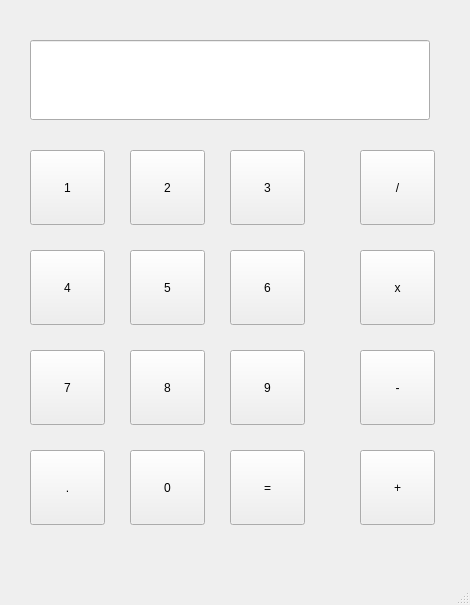
<?xml version="1.0" encoding="UTF-8"?>
<ui version="4.0">
 <class>MainWindow</class>
 <widget class="QMainWindow" name="MainWindow">
  <property name="geometry">
   <rect>
    <x>0</x>
    <y>0</y>
    <width>470</width>
    <height>605</height>
   </rect>
  </property>
  <property name="windowTitle">
   <string>MainWindow</string>
  </property>
  <widget class="QWidget" name="centralwidget">
   <widget class="QPushButton" name="pushButton_punto">
    <property name="geometry">
     <rect>
      <x>30</x>
      <y>450</y>
      <width>75</width>
      <height>75</height>
     </rect>
    </property>
    <property name="text">
     <string>.</string>
    </property>
   </widget>
   <widget class="QPushButton" name="pushButton_0">
    <property name="geometry">
     <rect>
      <x>130</x>
      <y>450</y>
      <width>75</width>
      <height>75</height>
     </rect>
    </property>
    <property name="text">
     <string>0</string>
    </property>
   </widget>
   <widget class="QPushButton" name="pushButton_igual">
    <property name="geometry">
     <rect>
      <x>230</x>
      <y>450</y>
      <width>75</width>
      <height>75</height>
     </rect>
    </property>
    <property name="text">
     <string>=</string>
    </property>
   </widget>
   <widget class="QPushButton" name="pushButton_suma">
    <property name="geometry">
     <rect>
      <x>360</x>
      <y>450</y>
      <width>75</width>
      <height>75</height>
     </rect>
    </property>
    <property name="text">
     <string>+</string>
    </property>
   </widget>
   <widget class="QPushButton" name="pushButton_9">
    <property name="geometry">
     <rect>
      <x>230</x>
      <y>350</y>
      <width>75</width>
      <height>75</height>
     </rect>
    </property>
    <property name="text">
     <string>9</string>
    </property>
   </widget>
   <widget class="QPushButton" name="pushButton_8">
    <property name="geometry">
     <rect>
      <x>130</x>
      <y>350</y>
      <width>75</width>
      <height>75</height>
     </rect>
    </property>
    <property name="text">
     <string>8</string>
    </property>
   </widget>
   <widget class="QPushButton" name="pushButton_7">
    <property name="geometry">
     <rect>
      <x>30</x>
      <y>350</y>
      <width>75</width>
      <height>75</height>
     </rect>
    </property>
    <property name="text">
     <string>7</string>
    </property>
   </widget>
   <widget class="QPushButton" name="pushButton_resta">
    <property name="geometry">
     <rect>
      <x>360</x>
      <y>350</y>
      <width>75</width>
      <height>75</height>
     </rect>
    </property>
    <property name="text">
     <string>-</string>
    </property>
   </widget>
   <widget class="QPushButton" name="pushButton_6">
    <property name="geometry">
     <rect>
      <x>230</x>
      <y>250</y>
      <width>75</width>
      <height>75</height>
     </rect>
    </property>
    <property name="text">
     <string>6</string>
    </property>
   </widget>
   <widget class="QPushButton" name="pushButton_5">
    <property name="geometry">
     <rect>
      <x>130</x>
      <y>250</y>
      <width>75</width>
      <height>75</height>
     </rect>
    </property>
    <property name="text">
     <string>5</string>
    </property>
   </widget>
   <widget class="QPushButton" name="pushButton_4">
    <property name="geometry">
     <rect>
      <x>30</x>
      <y>250</y>
      <width>75</width>
      <height>75</height>
     </rect>
    </property>
    <property name="text">
     <string>4</string>
    </property>
   </widget>
   <widget class="QPushButton" name="pushButton_multiplicacion">
    <property name="geometry">
     <rect>
      <x>360</x>
      <y>250</y>
      <width>75</width>
      <height>75</height>
     </rect>
    </property>
    <property name="text">
     <string>x</string>
    </property>
   </widget>
   <widget class="QPushButton" name="pushButton_3">
    <property name="geometry">
     <rect>
      <x>230</x>
      <y>150</y>
      <width>75</width>
      <height>75</height>
     </rect>
    </property>
    <property name="text">
     <string>3</string>
    </property>
   </widget>
   <widget class="QPushButton" name="pushButton_2">
    <property name="geometry">
     <rect>
      <x>130</x>
      <y>150</y>
      <width>75</width>
      <height>75</height>
     </rect>
    </property>
    <property name="text">
     <string>2</string>
    </property>
   </widget>
   <widget class="QPushButton" name="pushButton_1">
    <property name="geometry">
     <rect>
      <x>30</x>
      <y>150</y>
      <width>75</width>
      <height>75</height>
     </rect>
    </property>
    <property name="text">
     <string>1</string>
    </property>
   </widget>
   <widget class="QPushButton" name="pushButton_division">
    <property name="geometry">
     <rect>
      <x>360</x>
      <y>150</y>
      <width>75</width>
      <height>75</height>
     </rect>
    </property>
    <property name="text">
     <string>/</string>
    </property>
   </widget>
   <widget class="QLineEdit" name="Linea_de_resultados">
    <property name="geometry">
     <rect>
      <x>30</x>
      <y>40</y>
      <width>400</width>
      <height>80</height>
     </rect>
    </property>
   </widget>
  </widget>
  <widget class="QMenuBar" name="menubar">
   <property name="geometry">
    <rect>
     <x>0</x>
     <y>0</y>
     <width>470</width>
     <height>30</height>
    </rect>
   </property>
  </widget>
  <widget class="QStatusBar" name="statusbar"/>
 </widget>
 <resources/>
 <connections/>
</ui>
